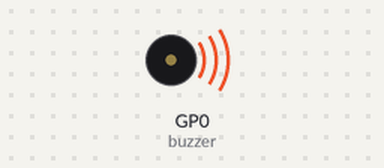
Bench run of a program on a simulated Raspberry Pi Pico running MicroPython. Parts: buzzer (waves = sounding). What the program prints to the serial console is not drawn. At 4.0 s the program stops and its outputs stay as they are.

Above: at 0.4 s.
Timing chart, 0 to 4.6 s (numbered marks = the images above):
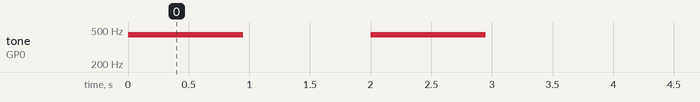

The program:

buzzer.py
```python
from machine import Pin, PWM
import time
buzzer = PWM(Pin(0)) # branchement

def play_son(freq,duree,duty=32767) :
    buzzer.freq(freq)
    buzzer.duty_u16(duty)
    time.sleep_ms(duree - 50) #valeur
    buzzer.duty_u16(0)
    time.sleep_ms(50) #valeur

if __name__ == "__main__":
    print('son 1')
    play_son(440,1000) #duty par defaut
    time.sleep(1)
    print('son 2')
    play_son(440,1000,5000)
    time.sleep(1)
```

Measured:
- by itself, tone on GP0 (buzzer): alternates 440 Hz for 0.95 s and silent for 1.1 s, 4 changes in all, then stays silent
